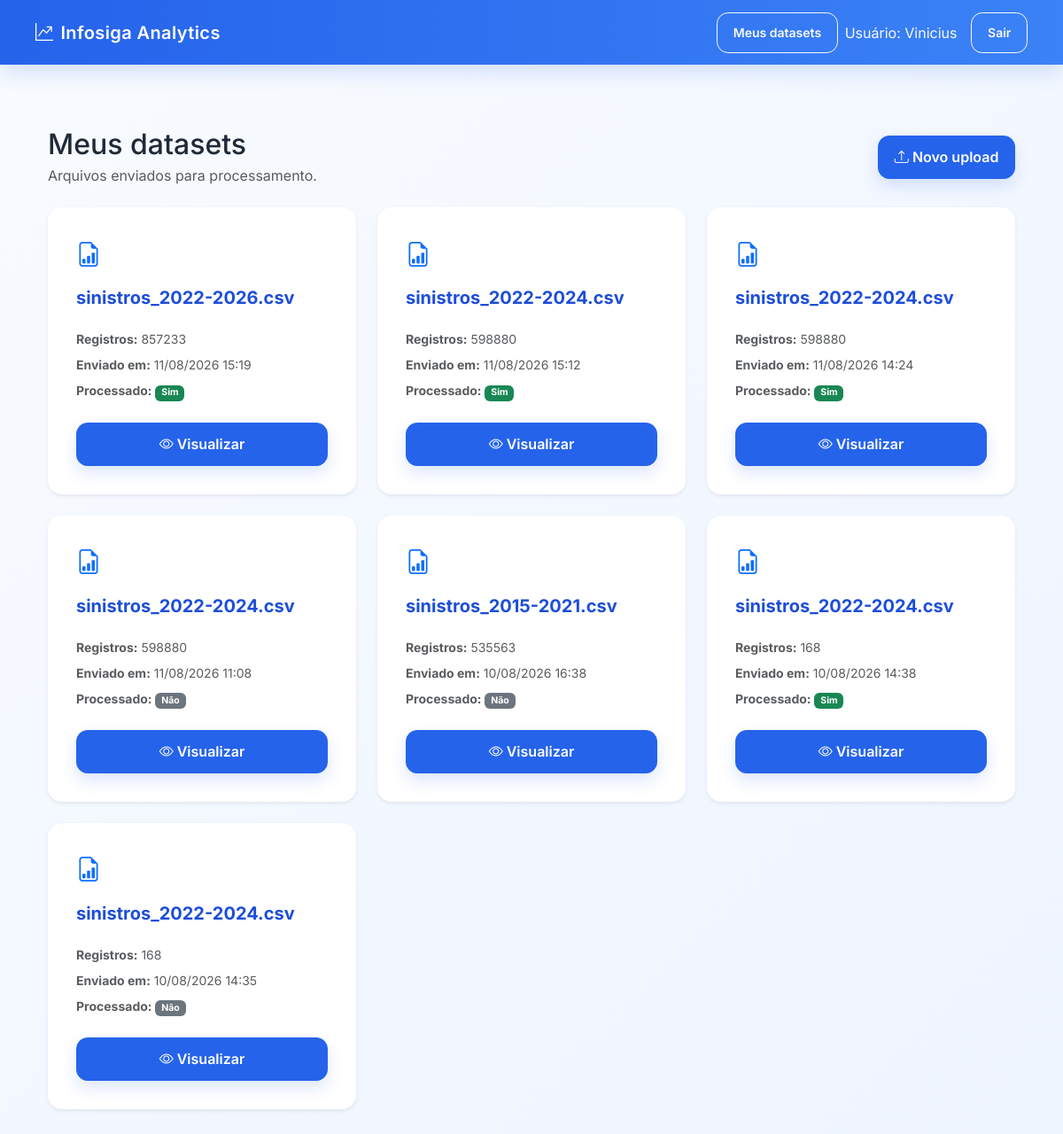
/datasets/ (signed in), run on an earlier commit of the app's database.
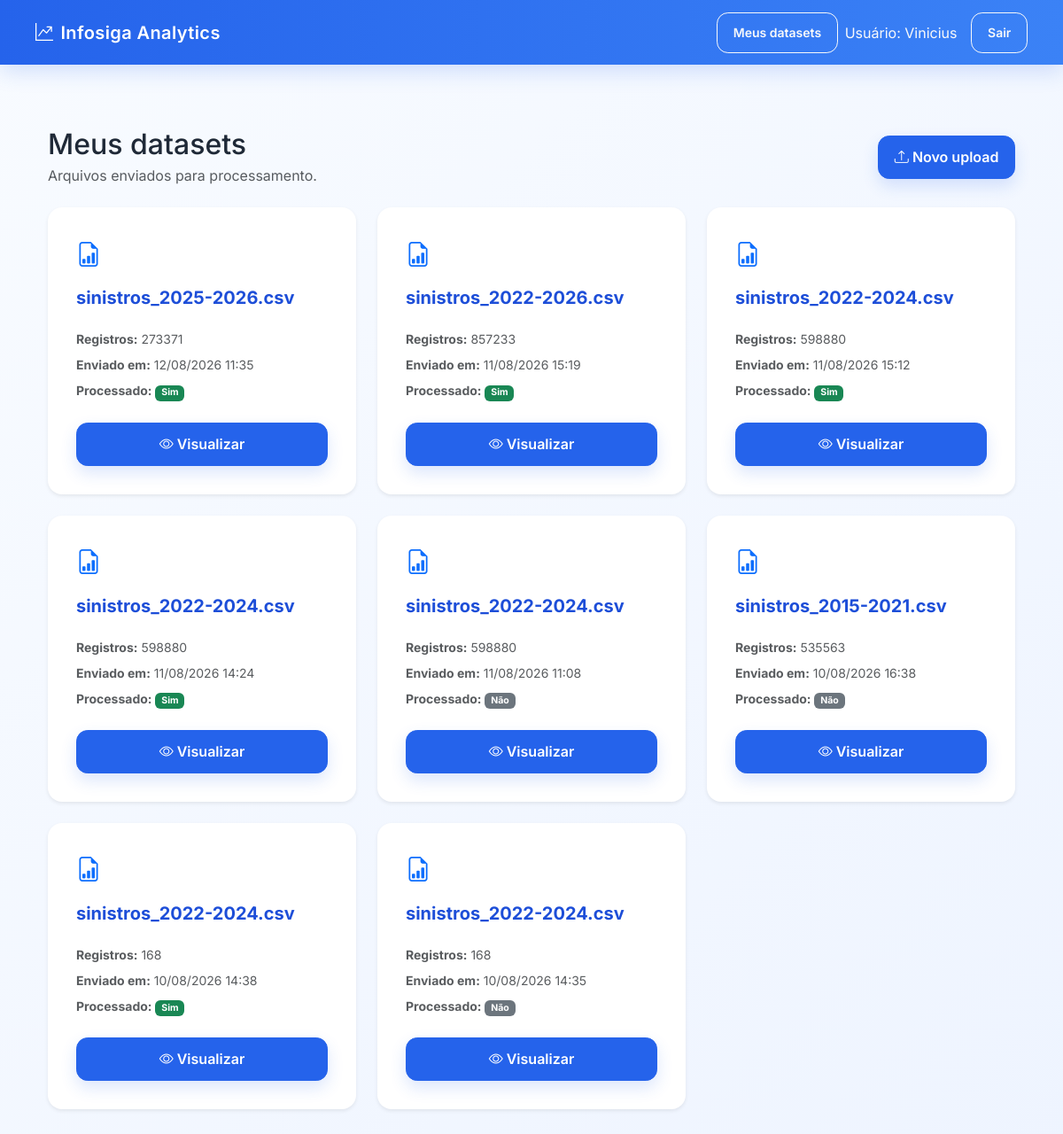
And on a later commit of the database.
### analytics/models.py (models this page shows, shortened)
class Dataset(models.Model):
    usuario = models.ForeignKey(
        settings.AUTH_USER_MODEL,
        on_delete=models.CASCADE,
        related_name="datasets",
    )
    nome_original = models.CharField(
        max_length=255
    )
    arquivo = models.FileField(
        upload_to="datasets/"
    )
    quantidade_registros = models.PositiveIntegerField(
        default=0
    )
    criado_em = models.DateTimeField(
        auto_now_add=True
    )
    atualizado_em = models.DateTimeField(
        auto_now=True
    )
    resultado_processado = models.FileField(
        upload_to="datasets/processed/",
        null=True,
        blank=True,
    )

### analytics/views/datasets.py (the view)
# urls.py: path("datasets/", dataset_list, name="dataset_list"),
@login_required
def dataset_list(request):
    datasets = DatasetService.list_for_user(request.user)
    return render(
        request,
        "analytics/datasets/list.html",
        {
            "datasets": datasets,
        },
    )

### analytics/persistence/datasets.py (called while the page is built)
def list_datasets_for_user(usuario):
    return (
        Dataset.objects
        .filter(usuario=usuario)
        .order_by("-criado_em")
    )

### analytics/services/dataset_service.py (called while the page is built)
    @staticmethod
    def list_for_user(usuario):
        return dataset_persistence.list_datasets_for_user(usuario)

### analytics/templates/analytics/datasets/list.html (shortened to what this page needs)
{% extends "analytics/base.html" %}
{% block content %}
<div class="container py-4">
    <div class="d-flex justify-content-between align-items-center mb-4">
        <div>
            <h2 class="mb-1">Meus datasets</h2>
            <p class="text-muted mb-0">
                Arquivos enviados para processamento.
            </p>
        </div>
        <a href="{% url 'home' %}" class="btn btn-primary">
            <i class="bi bi-upload"></i>
            Novo upload
        </a>
    </div>
    {% if datasets %}
        <div class="row g-4">
            {% for dataset in datasets %}
                <div class="col-md-6 col-lg-4">
                    <div class="card shadow-sm border-0 h-100">
                        <div class="card-body d-flex flex-column">
                            <div class="d-flex align-items-start justify-content-between mb-3">
                                <div class="text-primary fs-3">
                                    <i class="bi bi-file-earmark-bar-graph"></i>
                                </div>
                            </div>
                            <h5 class="card-title text-break">
                                {{ dataset.nome_original }}
                            </h5>
                            <div class="text-muted small mt-3 mb-4">
                                <div class="mb-2">
                                    <strong>Registros:</strong>
                                    {{ dataset.quantidade_registros }}
                                </div>
                                <div class="mb-2">
                                    <strong>Enviado em:</strong>
                                    {{ dataset.criado_em|date:"d/m/Y H:i" }}
                                </div>
                                <div>
                                    <strong>Processado:</strong>
                                    {% if dataset.resultado_processado %}
                                        <span class="badge bg-success">Sim</span>
                                    {% else %}
                                        <span class="badge bg-secondary">Não</span>
                                    {% endif %}
                                </div>
                            </div>
                            <div class="mt-auto">
                                <a href="{% url 'dataset_detail' dataset.id %}" class="btn btn-primary w-100">
                                    <i class="bi bi-eye"></i> Visualizar
                                </a>
                            </div>
                        </div>
                    </div>
                </div>
            {% endfor %}
        </div>
    {% endif %}
</div>
{% endblock %}

### analytics/templates/analytics/base.html (shortened to what this page needs)
{% load static %}
<!DOCTYPE html>
<html lang="pt-br">
<head>
    <link href="https://cdn.jsdelivr.net/npm/bootstrap@5.3.7/dist/css/bootstrap.min.css" rel="stylesheet">
    <link rel="stylesheet" href="https://cdn.jsdelivr.net/npm/bootstrap-icons@1.11.3/font/bootstrap-icons.css">
    <link rel="stylesheet" href="{% static 'analytics/css/home.css' %}">
</head>
<body>
    <nav class="navbar navbar-dark fixed-top">
        <div class="container-fluid px-4">
            <a class="navbar-brand mb-0 h1 d-flex align-items-center gap-2" href="{% url 'home' %}">
                <i class="bi bi-graph-up-arrow"></i>
                <span>Infosiga Analytics</span>
            </a>
            <div class="d-flex align-items-center gap-2">
                {% if user.is_authenticated %}
                    <a class="btn btn-outline-light btn-sm" href="{% url 'dataset_list' %}">Meus datasets</a>
                    <span class="navbar-text text-light me-2">Usuário: {{ user.username }}</span>
                    <a class="btn btn-outline-light btn-sm" href="{% url 'logout' %}">Sair</a>
                {% else %}
                    <a class="btn btn-outline-light btn-sm" href="{% url 'login' %}">Entrar</a>
                    <a class="btn btn-light btn-sm" href="{% url 'register' %}">Criar conta</a>
                {% endif %}
            </div>
        </div>
    </nav>
    <main class="pt-5 mt-5">
        <div class="container py-4">
            {% block content %}{% endblock %}
        </div>
    </main>
</body>
</html>

### analytics/static/analytics/css/home.css (style rules this page uses)
:root { --primary: #2563eb; --primary-dark: #1d4ed8; --surface: #ffffff; --border: #dbe3ef; --text: #1f2937; --muted: #64748b; }
body { font-family: 'Inter', sans-serif; background: linear-gradient(135deg, #f8fbff 0%, #eef4ff 100%); color: var(--text); min-height: 100vh; }
.navbar { background: linear-gradient(90deg, var(--primary) 0%, #3b82f6 100%); box-shadow: 0 8px 24px rgba(37, 99, 235, 0.18); padding: 0.85rem 1rem; }
.navbar-brand { font-weight: 600; letter-spacing: 0.02em; }
main { padding-bottom: 2rem; }
.card { border: 1px solid var(--border); border-radius: 1rem; box-shadow: 0 12px 30px rgba(15, 23, 42, 0.06); background-color: var(--surface); }
.card-body { padding: 2rem; }
.card-title, .section-title { font-weight: 700; color: var(--primary-dark); }
.btn { border-radius: 0.8rem; font-weight: 600; padding: 0.72rem 1.1rem; transition: transform 0.2s ease, box-shadow 0.2s ease; }
.btn-primary { background-color: var(--primary); border-color: var(--primary); box-shadow: 0 8px 18px rgba(37, 99, 235, 0.16); }

What changed in the data, as far as the page shows it:
added Dataset: nome_original "sinistros_2025-2026.csv", quantidade_registros "273371", criado_em "12/08/2026 11:35", shows "Sim"
